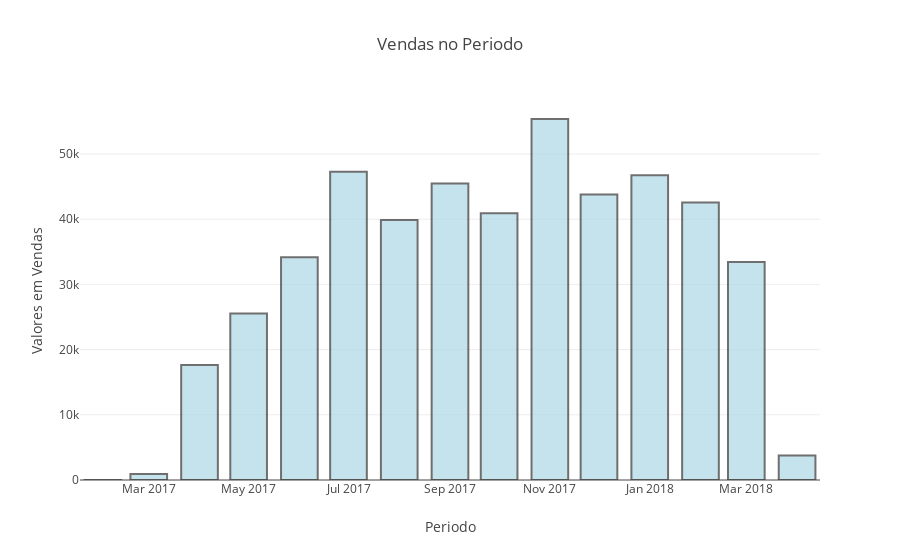

Notebook code cell kept with this figure:
### Markdown cell above
- **Parâmetro opacity e width**

### Code cell
import plotly.offline as py
import plotly.graph_objs as go

data = [go.Bar(x=vendas_por_mes.index,
               y=vendas_por_mes.values,
               marker = {'color': 'lightblue',
                         'line': {'color': '#333',
                                  'width': 2}
                        },
               opacity= 0.7
              )
       ]

# Criando Layout
configuracoes_layout = go.Layout(title='Vendas no Periodo',
                                 yaxis={'title':'Valores em Vendas'},
                                 xaxis={'title':'Periodo'})

# Objeto figura

fig = go.Figure(data=data, layout=configuracoes_layout)

# plotando o grafico
py.iplot(fig)

### Figure 1 — Plotly figure (JSON) as saved in the notebook; plotly's stock layout.template omitted (floating-point values rounded to 4 significant figures)
{"data": [{"marker": {"color": "lightblue", "line": {"color": "#333", "width": 2}}, "opacity": 0.7, "type": "bar", "uid": "3c0e0a21-d8ae-4d8a-b02c-3287bc6f7cd7", "x": ["2017-02", "2017-03", "2017-04", "2017-05", "2017-06", "2017-07", "2017-08", "2017-09", "2017-10", "2017-11", "2017-12", "2018-01", "2018-02", "2018-03", "2018-04"], "y": [9.99, 902.9, 17650.0, 25560.0, 34170.0, 47280.0, 39900.0, 45460.0, 40910.0, 55370.0, 43810.0, 46760.0, 42560.0, 33440.0, 3754.0]}], "layout": {"title": "Vendas no Periodo", "xaxis": {"title": "Periodo"}, "yaxis": {"title": "Valores em Vendas"}}}
